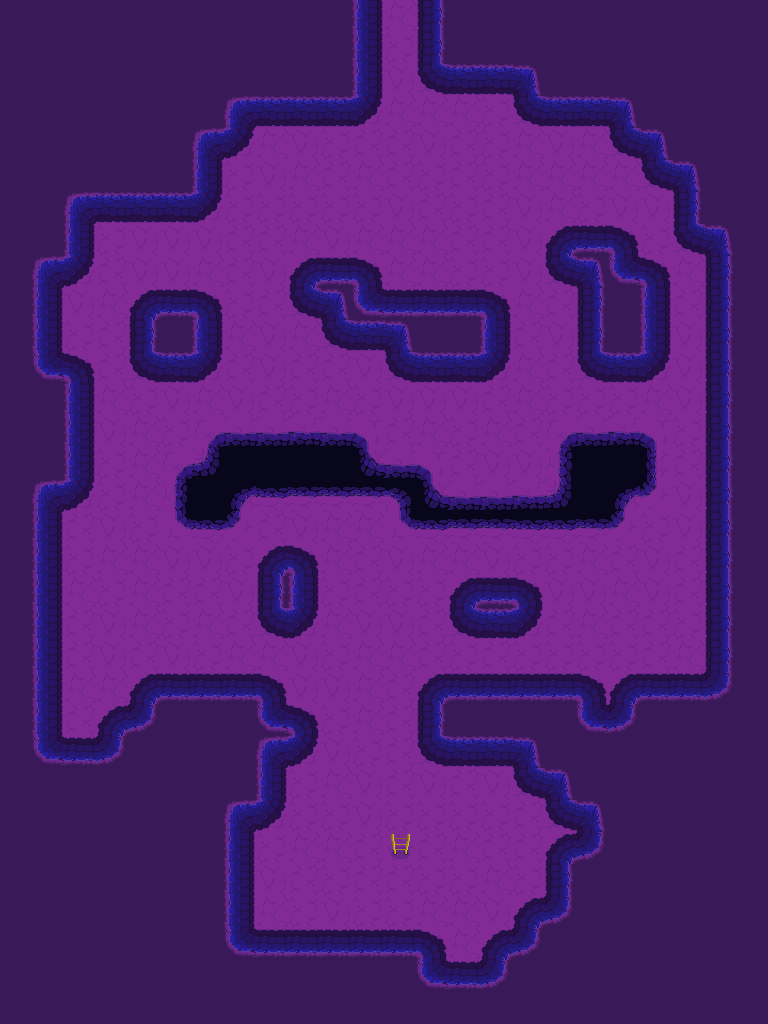

Tiled map render using the project's own tile images. Description and the whole map definition, tile-layer contents included, below:
An orthogonal 24x32 tile map with 32x32 px tiles, 1 tile layer (Tile Layer 1), 2 tilesets and 8 objects.

<map version="1.0" orientation="orthogonal" renderorder="right-down" width="24" height="32" tilewidth="32" tileheight="32" nextobjectid="37">
 <properties>
  <property name="Name" value="Spirit_MineB2" />
    <property name="LivingMap" value="MineB2" />
  <property name="TopMap" value="Spirit_UpperZombiePit" />
 </properties>
 <tileset firstgid="1" source="../Tilesets/MineTileset.tsx" />
 <tileset firstgid="257" source="../Tilesets/PlaceObjects.tsx" />
 <layer name="Tile Layer 1" width="24" height="32">
  <data encoding="csv">
162,162,162,162,162,162,162,162,162,162,162,113,4,115,162,162,162,162,162,162,162,162,162,162,
162,162,162,162,162,162,162,162,162,162,162,113,18,161,162,162,162,162,162,162,162,162,162,162,
162,162,162,162,162,162,162,162,162,162,162,163,20,177,98,98,99,162,162,162,162,162,162,162,
162,162,162,162,162,162,162,97,178,178,178,179,4,4,4,18,177,98,178,99,162,162,162,162,
162,162,162,162,162,162,97,179,4,20,18,114,114,20,114,18,4,20,4,177,99,162,162,162,
162,162,162,162,162,162,163,18,20,4,114,4,114,18,114,18,4,4,4,4,177,99,162,162,
162,162,97,98,178,98,179,18,18,18,18,18,20,114,18,114,20,4,18,20,20,115,162,162,
162,162,113,18,20,20,20,114,114,4,20,4,4,4,114,114,20,145,130,147,18,177,99,162,
162,97,179,114,20,20,4,114,20,145,146,147,4,4,18,18,20,177,99,129,147,4,161,162,
162,163,20,4,145,130,147,18,114,177,99,129,130,130,146,147,4,114,161,162,163,114,161,162,
162,113,18,114,115,162,113,4,20,4,177,178,99,162,162,113,114,20,115,162,113,20,161,162,
162,129,147,114,177,98,179,114,20,114,114,20,177,98,98,179,4,114,177,98,179,20,115,162,
162,162,163,4,18,20,4,20,114,18,4,18,20,20,20,114,4,18,18,18,4,20,115,162,
162,162,163,20,4,18,49,50,50,34,50,51,114,4,18,4,114,49,50,34,51,18,161,162,
162,162,163,18,4,49,35,66,66,66,66,33,50,51,114,20,20,19,66,66,67,114,161,162,
162,97,179,18,4,65,66,1,82,2,2,2,3,33,50,50,34,35,66,1,83,20,115,162,
162,163,114,20,18,81,82,83,114,20,4,4,81,82,2,2,82,82,2,83,18,20,161,162,
162,163,18,4,4,20,20,18,145,147,4,114,20,4,4,20,18,18,4,114,20,114,115,162,
162,163,4,18,4,114,114,20,161,113,18,114,18,18,145,146,147,20,20,4,20,114,115,162,
162,163,114,20,4,18,4,114,177,179,4,20,20,114,177,98,179,114,4,114,114,18,115,162,
162,113,114,20,114,20,18,4,4,20,18,4,4,114,18,114,18,18,18,18,114,4,161,162,
162,113,4,4,145,130,146,146,147,20,20,4,114,145,146,146,146,146,147,145,146,130,131,162,
162,113,114,145,131,162,162,162,129,147,18,4,114,161,162,162,162,162,129,131,162,162,162,162,
162,129,130,131,162,162,162,162,97,179,20,18,114,177,98,178,99,162,162,162,162,162,162,162,
162,162,162,162,162,162,162,162,113,18,4,20,114,20,114,20,177,99,162,162,162,162,162,162,
162,162,162,162,162,162,162,97,179,18,18,20,18,18,18,18,114,177,99,162,162,162,162,162,
162,162,162,162,162,162,162,163,18,4,4,114,37,114,4,114,114,145,131,162,162,162,162,162,
162,162,162,162,162,162,162,113,20,114,18,114,114,18,18,4,18,115,162,162,162,162,162,162,
162,162,162,162,162,162,162,113,4,18,20,18,18,4,4,20,145,131,162,162,162,162,162,162,
162,162,162,162,162,162,162,129,146,146,130,130,130,147,4,145,131,162,162,162,162,162,162,162,
162,162,162,162,162,162,162,162,162,162,162,162,162,129,130,131,162,162,162,162,162,162,162,162,
162,162,162,162,162,162,162,162,162,162,162,162,162,162,162,162,162,162,162,162,162,162,162,162
</data>
 </layer>
 <objectgroup name="ObjectLayers">
  <object id="6" gid="257" x="480" y="448" width="32" height="32">
   <properties>
    <property name="ObjectName" value="BasicEnemy" />
    <property name="When" value="not player_is_dead" />
   </properties>
  </object>
  <object id="28" x="352" y="832" width="32" height="32">
   <properties>
    <property name="PortalFrom" value="UpperLevel" />
    <property name="TopMap" value="Spirit_UpperZombiePit" />
   </properties>
  </object>
  <object id="30" x="384" y="832" width="32" height="32">
   <properties>
    <property name="PortalTo" value="Spirit_MineB1:LowerLevel" />
   </properties>
  </object>
  <object id="31" gid="257" x="352" y="608" width="32" height="32">
   <properties>
    <property name="ObjectName" value="StrongMan" />
    <property name="When" value="not player_is_dead" />
   </properties>
  </object>
  <object id="32" gid="257" x="544" y="352" width="32" height="32">
   <properties>
    <property name="ObjectName" value="StrongMan" />
    <property name="When" value="not player_is_dead" />
   </properties>
  </object>
  <object id="34" gid="257" x="128" y="640" width="32" height="32">
   <properties>
    <property name="ObjectName" value="BasicEnemy" />
    <property name="When" value="not player_is_dead" />
   </properties>
  </object>
  <object id="35" gid="257" x="128" y="288" width="32" height="32">
   <properties>
    <property name="ObjectName" value="StrongMan" />
    <property name="When" value="not player_is_dead" />
   </properties>
  </object>
  <object id="36" gid="257" x="416" y="224" width="32" height="32">
   <properties>
    <property name="ObjectName" value="BasicEnemy" />
    <property name="When" value="not player_is_dead" />
   </properties>
  </object>
 </objectgroup>
</map>
